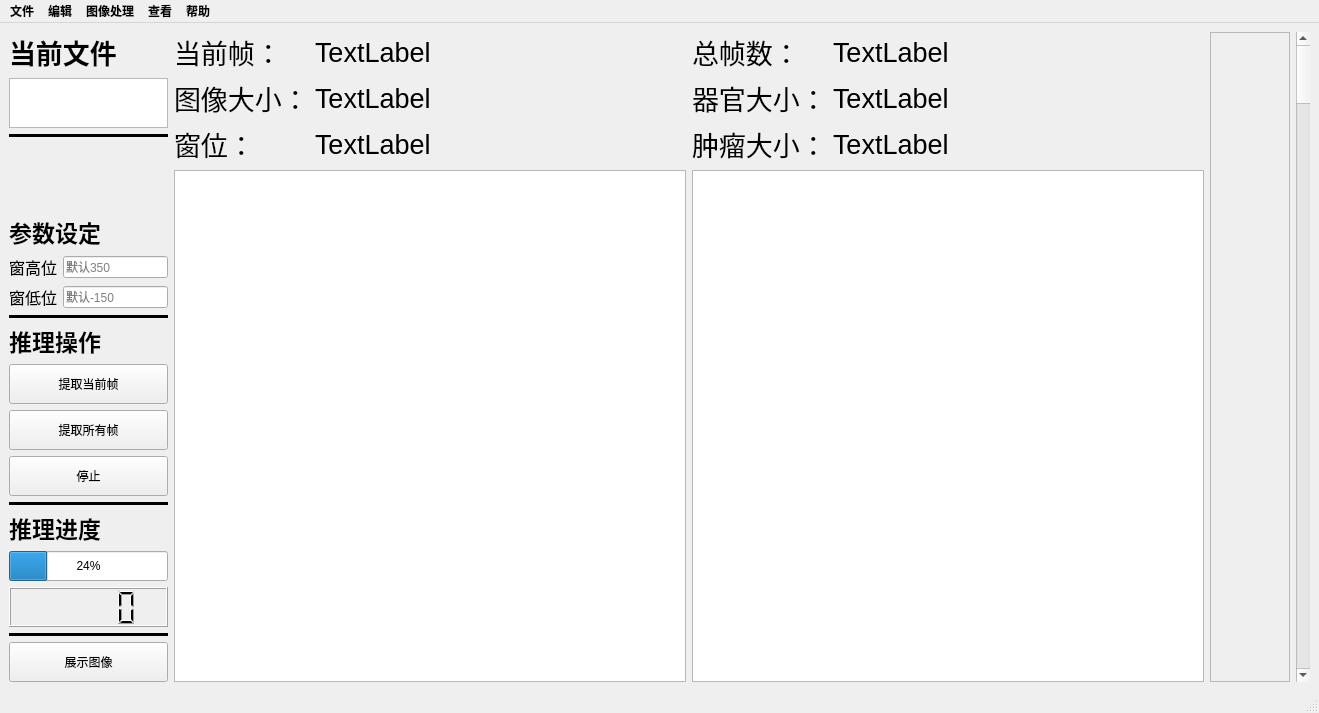
<?xml version="1.0" encoding="UTF-8"?>
<ui version="4.0">
 <class>MainWindow</class>
 <widget class="QMainWindow" name="MainWindow">
  <property name="geometry">
   <rect>
    <x>0</x>
    <y>0</y>
    <width>1319</width>
    <height>705</height>
   </rect>
  </property>
  <property name="windowTitle">
   <string>MainWindow</string>
  </property>
  <property name="styleSheet">
   <string notr="true"/>
  </property>
  <widget class="QWidget" name="centralwidget">
   <property name="font">
    <font>
     <weight>50</weight>
     <bold>false</bold>
    </font>
   </property>
   <layout class="QHBoxLayout" name="horizontalLayout">
    <item>
     <layout class="QVBoxLayout" name="verticalLayout_3">
      <item>
       <layout class="QVBoxLayout" name="verticalLayout_2">
        <item>
         <layout class="QVBoxLayout" name="verticalLayout">
          <item>
           <widget class="QLabel" name="label_24">
            <property name="maximumSize">
             <size>
              <width>16777215</width>
              <height>50</height>
             </size>
            </property>
            <property name="font">
             <font>
              <pointsize>20</pointsize>
              <weight>75</weight>
              <bold>true</bold>
             </font>
            </property>
            <property name="text">
             <string>当前文件</string>
            </property>
           </widget>
          </item>
          <item>
           <widget class="QTextBrowser" name="textBrowser_2">
            <property name="maximumSize">
             <size>
              <width>16777215</width>
              <height>50</height>
             </size>
            </property>
           </widget>
          </item>
          <item>
           <widget class="Line" name="line_7">
            <property name="font">
             <font>
              <pointsize>15</pointsize>
              <weight>75</weight>
              <bold>true</bold>
             </font>
            </property>
            <property name="frameShadow">
             <enum>QFrame::Plain</enum>
            </property>
            <property name="lineWidth">
             <number>5</number>
            </property>
            <property name="orientation">
             <enum>Qt::Horizontal</enum>
            </property>
           </widget>
          </item>
          <item>
           <spacer name="verticalSpacer">
            <property name="orientation">
             <enum>Qt::Vertical</enum>
            </property>
            <property name="sizeHint" stdset="0">
             <size>
              <width>20</width>
              <height>40</height>
             </size>
            </property>
           </spacer>
          </item>
         </layout>
        </item>
        <item>
         <widget class="QLabel" name="label">
          <property name="enabled">
           <bool>true</bool>
          </property>
          <property name="font">
           <font>
            <pointsize>17</pointsize>
            <weight>75</weight>
            <bold>true</bold>
           </font>
          </property>
          <property name="text">
           <string>参数设定</string>
          </property>
         </widget>
        </item>
        <item>
         <layout class="QGridLayout" name="gridLayout">
          <item row="2" column="0">
           <widget class="QLabel" name="label_5">
            <property name="font">
             <font>
              <pointsize>12</pointsize>
              <weight>50</weight>
              <bold>false</bold>
             </font>
            </property>
            <property name="text">
             <string>窗高位</string>
            </property>
           </widget>
          </item>
          <item row="3" column="0">
           <widget class="QLabel" name="label_3">
            <property name="font">
             <font>
              <pointsize>12</pointsize>
              <weight>50</weight>
              <bold>false</bold>
             </font>
            </property>
            <property name="text">
             <string>窗低位</string>
            </property>
           </widget>
          </item>
          <item row="3" column="1">
           <widget class="QLineEdit" name="lineEdit">
            <property name="placeholderText">
             <string>默认-150</string>
            </property>
           </widget>
          </item>
          <item row="2" column="1">
           <widget class="QLineEdit" name="lineEdit_2">
            <property name="placeholderText">
             <string>默认350</string>
            </property>
           </widget>
          </item>
         </layout>
        </item>
        <item>
         <widget class="Line" name="line">
          <property name="font">
           <font>
            <pointsize>15</pointsize>
            <weight>75</weight>
            <bold>true</bold>
           </font>
          </property>
          <property name="frameShadow">
           <enum>QFrame::Plain</enum>
          </property>
          <property name="lineWidth">
           <number>5</number>
          </property>
          <property name="orientation">
           <enum>Qt::Horizontal</enum>
          </property>
         </widget>
        </item>
       </layout>
      </item>
      <item>
       <layout class="QVBoxLayout" name="verticalLayout_4">
        <item>
         <widget class="QLabel" name="label_25">
          <property name="enabled">
           <bool>true</bool>
          </property>
          <property name="font">
           <font>
            <pointsize>17</pointsize>
            <weight>75</weight>
            <bold>true</bold>
           </font>
          </property>
          <property name="text">
           <string>推理操作</string>
          </property>
         </widget>
        </item>
        <item>
         <widget class="QPushButton" name="infer_2">
          <property name="minimumSize">
           <size>
            <width>120</width>
            <height>40</height>
           </size>
          </property>
          <property name="text">
           <string>提取当前帧</string>
          </property>
         </widget>
        </item>
        <item>
         <widget class="QPushButton" name="pushButton_3">
          <property name="minimumSize">
           <size>
            <width>120</width>
            <height>40</height>
           </size>
          </property>
          <property name="text">
           <string>提取所有帧</string>
          </property>
         </widget>
        </item>
        <item>
         <widget class="QPushButton" name="pushButton_10">
          <property name="minimumSize">
           <size>
            <width>120</width>
            <height>40</height>
           </size>
          </property>
          <property name="text">
           <string>停止</string>
          </property>
         </widget>
        </item>
        <item>
         <widget class="Line" name="line_8">
          <property name="font">
           <font>
            <pointsize>15</pointsize>
            <weight>75</weight>
            <bold>true</bold>
           </font>
          </property>
          <property name="frameShadow">
           <enum>QFrame::Plain</enum>
          </property>
          <property name="lineWidth">
           <number>5</number>
          </property>
          <property name="orientation">
           <enum>Qt::Horizontal</enum>
          </property>
         </widget>
        </item>
       </layout>
      </item>
      <item>
       <layout class="QVBoxLayout" name="verticalLayout_5">
        <item>
         <widget class="QLabel" name="label_26">
          <property name="enabled">
           <bool>true</bool>
          </property>
          <property name="font">
           <font>
            <pointsize>17</pointsize>
            <weight>75</weight>
            <bold>true</bold>
           </font>
          </property>
          <property name="text">
           <string>推理进度</string>
          </property>
         </widget>
        </item>
        <item>
         <widget class="QProgressBar" name="progressBar_2">
          <property name="minimumSize">
           <size>
            <width>0</width>
            <height>30</height>
           </size>
          </property>
          <property name="value">
           <number>24</number>
          </property>
         </widget>
        </item>
        <item>
         <widget class="QLCDNumber" name="lcdNumber">
          <property name="minimumSize">
           <size>
            <width>0</width>
            <height>40</height>
           </size>
          </property>
         </widget>
        </item>
        <item>
         <widget class="Line" name="line_9">
          <property name="font">
           <font>
            <pointsize>15</pointsize>
            <weight>75</weight>
            <bold>true</bold>
           </font>
          </property>
          <property name="frameShadow">
           <enum>QFrame::Plain</enum>
          </property>
          <property name="lineWidth">
           <number>5</number>
          </property>
          <property name="orientation">
           <enum>Qt::Horizontal</enum>
          </property>
         </widget>
        </item>
        <item>
         <widget class="QPushButton" name="Button_display_oldimg">
          <property name="minimumSize">
           <size>
            <width>120</width>
            <height>40</height>
           </size>
          </property>
          <property name="text">
           <string>展示图像</string>
          </property>
         </widget>
        </item>
       </layout>
      </item>
     </layout>
    </item>
    <item>
     <layout class="QFormLayout" name="formLayout_3">
      <item row="0" column="0">
       <layout class="QFormLayout" name="formLayout">
        <item row="0" column="0">
         <widget class="QLabel" name="label_13">
          <property name="font">
           <font>
            <pointsize>20</pointsize>
            <weight>50</weight>
            <bold>false</bold>
           </font>
          </property>
          <property name="text">
           <string>当前帧：</string>
          </property>
         </widget>
        </item>
        <item row="0" column="1">
         <widget class="QLabel" name="label_10">
          <property name="font">
           <font>
            <pointsize>20</pointsize>
            <weight>50</weight>
            <bold>false</bold>
           </font>
          </property>
          <property name="text">
           <string>TextLabel</string>
          </property>
         </widget>
        </item>
        <item row="1" column="0">
         <widget class="QLabel" name="label_14">
          <property name="font">
           <font>
            <pointsize>20</pointsize>
            <weight>50</weight>
            <bold>false</bold>
           </font>
          </property>
          <property name="text">
           <string>图像大小：</string>
          </property>
         </widget>
        </item>
        <item row="1" column="1">
         <widget class="QLabel" name="label_15">
          <property name="font">
           <font>
            <pointsize>20</pointsize>
            <weight>50</weight>
            <bold>false</bold>
           </font>
          </property>
          <property name="text">
           <string>TextLabel</string>
          </property>
         </widget>
        </item>
        <item row="2" column="0">
         <widget class="QLabel" name="label_12">
          <property name="font">
           <font>
            <pointsize>20</pointsize>
            <weight>50</weight>
            <bold>false</bold>
           </font>
          </property>
          <property name="text">
           <string>窗位：</string>
          </property>
         </widget>
        </item>
        <item row="2" column="1">
         <widget class="QLabel" name="label_16">
          <property name="font">
           <font>
            <pointsize>20</pointsize>
            <weight>50</weight>
            <bold>false</bold>
           </font>
          </property>
          <property name="text">
           <string>TextLabel</string>
          </property>
         </widget>
        </item>
       </layout>
      </item>
      <item row="1" column="0">
       <widget class="QGraphicsView" name="old_img">
        <property name="minimumSize">
         <size>
          <width>512</width>
          <height>512</height>
         </size>
        </property>
        <property name="maximumSize">
         <size>
          <width>512</width>
          <height>512</height>
         </size>
        </property>
        <property name="resizeAnchor">
         <enum>QGraphicsView::NoAnchor</enum>
        </property>
       </widget>
      </item>
     </layout>
    </item>
    <item>
     <layout class="QFormLayout" name="formLayout_4">
      <item row="0" column="0">
       <layout class="QFormLayout" name="formLayout_2">
        <item row="0" column="0">
         <widget class="QLabel" name="label_17">
          <property name="font">
           <font>
            <pointsize>20</pointsize>
            <weight>50</weight>
            <bold>false</bold>
           </font>
          </property>
          <property name="text">
           <string>总帧数：</string>
          </property>
         </widget>
        </item>
        <item row="2" column="0">
         <widget class="QLabel" name="label_18">
          <property name="font">
           <font>
            <pointsize>20</pointsize>
            <weight>50</weight>
            <bold>false</bold>
           </font>
          </property>
          <property name="text">
           <string>肿瘤大小：</string>
          </property>
         </widget>
        </item>
        <item row="1" column="0">
         <widget class="QLabel" name="label_19">
          <property name="font">
           <font>
            <pointsize>20</pointsize>
            <weight>50</weight>
            <bold>false</bold>
           </font>
          </property>
          <property name="text">
           <string>器官大小：</string>
          </property>
         </widget>
        </item>
        <item row="1" column="1">
         <widget class="QLabel" name="label_21">
          <property name="font">
           <font>
            <pointsize>20</pointsize>
            <weight>50</weight>
            <bold>false</bold>
           </font>
          </property>
          <property name="text">
           <string>TextLabel</string>
          </property>
         </widget>
        </item>
        <item row="0" column="1">
         <widget class="QLabel" name="label_20">
          <property name="font">
           <font>
            <pointsize>20</pointsize>
            <weight>50</weight>
            <bold>false</bold>
           </font>
          </property>
          <property name="text">
           <string>TextLabel</string>
          </property>
         </widget>
        </item>
        <item row="2" column="1">
         <widget class="QLabel" name="label_22">
          <property name="font">
           <font>
            <pointsize>20</pointsize>
            <weight>50</weight>
            <bold>false</bold>
           </font>
          </property>
          <property name="text">
           <string>TextLabel</string>
          </property>
         </widget>
        </item>
       </layout>
      </item>
      <item row="1" column="0">
       <widget class="QGraphicsView" name="result_img">
        <property name="minimumSize">
         <size>
          <width>512</width>
          <height>512</height>
         </size>
        </property>
        <property name="maximumSize">
         <size>
          <width>512</width>
          <height>512</height>
         </size>
        </property>
        <property name="resizeAnchor">
         <enum>QGraphicsView::NoAnchor</enum>
        </property>
       </widget>
      </item>
     </layout>
    </item>
    <item>
     <widget class="QScrollArea" name="scrollArea">
      <property name="minimumSize">
       <size>
        <width>80</width>
        <height>0</height>
       </size>
      </property>
      <property name="widgetResizable">
       <bool>true</bool>
      </property>
      <widget class="QWidget" name="scrollAreaWidgetContents">
       <property name="geometry">
        <rect>
         <x>0</x>
         <y>0</y>
         <width>78</width>
         <height>643</height>
        </rect>
       </property>
      </widget>
     </widget>
    </item>
    <item>
     <widget class="QScrollBar" name="verticalScrollBar">
      <property name="minimumSize">
       <size>
        <width>0</width>
        <height>0</height>
       </size>
      </property>
      <property name="orientation">
       <enum>Qt::Vertical</enum>
      </property>
     </widget>
    </item>
   </layout>
  </widget>
  <widget class="QMenuBar" name="menu_main">
   <property name="geometry">
    <rect>
     <x>0</x>
     <y>0</y>
     <width>1319</width>
     <height>22</height>
    </rect>
   </property>
   <property name="font">
    <font>
     <weight>75</weight>
     <bold>true</bold>
     <strikeout>false</strikeout>
    </font>
   </property>
   <property name="tabletTracking">
    <bool>false</bool>
   </property>
   <widget class="QMenu" name="menu_file">
    <property name="title">
     <string>文件</string>
    </property>
    <addaction name="read_file"/>
    <addaction name="save_file"/>
    <addaction name="save_file_exi"/>
   </widget>
   <widget class="QMenu" name="edit">
    <property name="title">
     <string>编辑</string>
    </property>
    <addaction name="action_edit_comments"/>
   </widget>
   <widget class="QMenu" name="menu_img_transpose">
    <property name="title">
     <string>图像处理</string>
    </property>
    <addaction name="actionNoneTranspose"/>
    <addaction name="actionBrightnessContrast"/>
    <addaction name="actionGamma"/>
    <addaction name="actionGaussian"/>
   </widget>
   <widget class="QMenu" name="menu_3">
    <property name="title">
     <string>帮助</string>
    </property>
   </widget>
   <widget class="QMenu" name="menu_view">
    <property name="tearOffEnabled">
     <bool>false</bool>
    </property>
    <property name="title">
     <string>查看</string>
    </property>
    <property name="separatorsCollapsible">
     <bool>false</bool>
    </property>
    <addaction name="action_view_Comments"/>
   </widget>
   <addaction name="menu_file"/>
   <addaction name="edit"/>
   <addaction name="menu_img_transpose"/>
   <addaction name="menu_view"/>
   <addaction name="menu_3"/>
  </widget>
  <widget class="QStatusBar" name="statusBar"/>
  <action name="read_file">
   <property name="text">
    <string>读取</string>
   </property>
  </action>
  <action name="save_file">
   <property name="text">
    <string>保存</string>
   </property>
  </action>
  <action name="actionBrightnessContrast">
   <property name="text">
    <string>对比度增强</string>
   </property>
  </action>
  <action name="actionGamma">
   <property name="text">
    <string>伽马变换</string>
   </property>
  </action>
  <action name="actionNoneTranspose">
   <property name="text">
    <string>还原</string>
   </property>
  </action>
  <action name="actionGaussian">
   <property name="text">
    <string>高斯滤波</string>
   </property>
  </action>
  <action name="action_view_Comments">
   <property name="text">
    <string>评语</string>
   </property>
  </action>
  <action name="save_file_exi">
   <property name="text">
    <string>另存为</string>
   </property>
  </action>
  <action name="action_edit_comments">
   <property name="text">
    <string>评语</string>
   </property>
  </action>
 </widget>
 <resources>
  <include location="../aaa.qrc"/>
 </resources>
 <connections/>
</ui>
